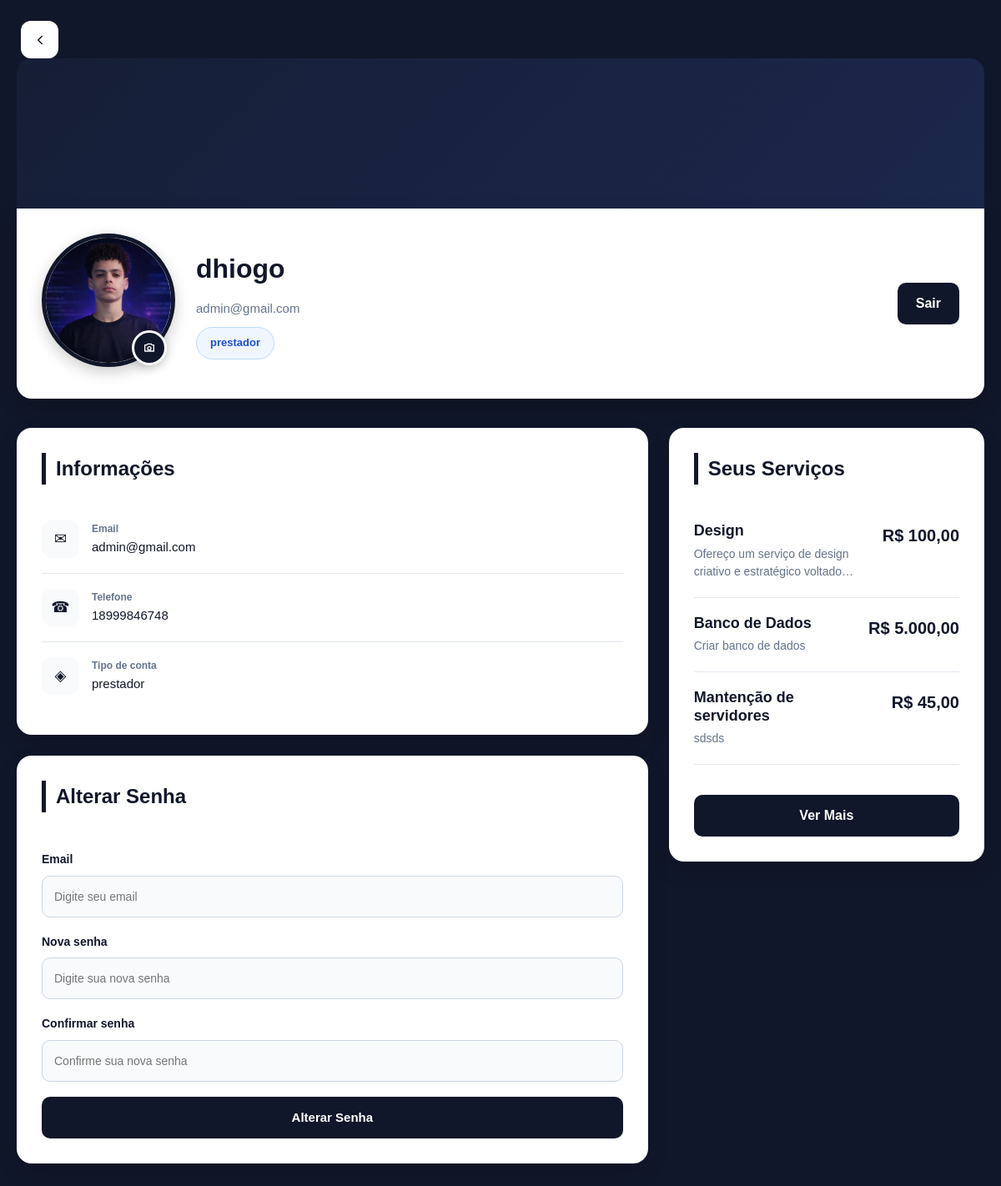
/frontend/public/perfil.php (signed in), run on the app's committed database.
### tables this page shows
CREATE TABLE `usuarios` (
  `id` int(11) NOT NULL,
  `nome` varchar(100) NOT NULL,
  `email` varchar(255) NOT NULL,
  `senha` varchar(255) NOT NULL,
  `telefone` varchar(20) DEFAULT NULL,
  `tipo` enum('cliente','prestador','admin') DEFAULT 'cliente',
  `criado_em` timestamp NOT NULL DEFAULT current_timestamp(),
  `foto` varchar(255) DEFAULT NULL
);

CREATE TABLE `servicos` (
  `id` int(11) NOT NULL,
  `usuario_id` int(11) NOT NULL,
  `categoria_id` int(11) NOT NULL,
  `nome_servico` varchar(255) NOT NULL,
  `descricao` varchar(255) DEFAULT NULL,
  `preco` decimal(10,2) NOT NULL,
  `prazo` int(11) NOT NULL,
  `localizacao` varchar(255) DEFAULT NULL,
  `criado_em` timestamp NOT NULL DEFAULT current_timestamp()
);

### backend/app/models/UsuarioModel.php (called while the page is built, shortened)
<?php
class UsuarioModel {
    private $pdo;
    public function __construct(PDO $pdo){
        $this->pdo = $pdo;
    }
    public function buscarUsuario($id){
        $stmt = $this->pdo->query("SELECT * FROM usuarios WHERE id = $id");
        return $stmt->fetch(PDO::FETCH_ASSOC);
    }
}

### backend/app/controllers/UsuarioController.php (called while the page is built, shortened)
<?php
require_once "C:/Turma2/xampp/htdocs/catalogo-servicos/backend/app/models/UsuarioModel.php";
class UsuarioController {
    private $usuarioModel;
    public function __construct($pdo) {
        $this->usuarioModel = new UsuarioModel($pdo);
    }
    public function listarServicosDoPerfil($usuarioId, $tipo, $servicoController, $contratacaoController)
{
    if ($tipo === 'prestador') {
        return $servicoController->listarPorPrestador($usuarioId);
    }
    return $contratacaoController->listarPorCliente($usuarioId);
}
    public function buscarUsuario($id){
        $usuario = $this->usuarioModel->buscarUsuario($id);
        return $usuario;
    }
}

### backend/app/controllers/ServicoController.php (called while the page is built, shortened)
<?php
require_once "C:/Turma2/xampp/htdocs/catalogo-servicos/backend/app/models/ServicoModel.php";
class ServicoController
{
    private $servicoModel;
    public function __construct($pdo)
    {
        $this->servicoModel = new ServicoModel($pdo);
    }
    public function listarPorPrestador($prestadorId)
    {
        return $this->servicoModel->listarPorPrestador($prestadorId);
    }
}

### backend/app/models/ServicoModel.php (called while the page is built, shortened)
<?php
class ServicoModel {
    private $pdo;
    public function __construct($pdo){
        $this->pdo = $pdo;
    }
    public function listarPorPrestador($usuarioId){
        $sql = "SELECT
                    s.*,
                    c.nome AS categoria
                FROM servicos s
                INNER JOIN categorias c ON c.id = s.categoria_id
                WHERE s.usuario_id = ?
                ORDER BY s.id DESC";
        $stmt = $this->pdo->prepare($sql);
        $stmt->execute([$usuarioId]);
        return $stmt->fetchAll(PDO::FETCH_ASSOC);
    }
}

### frontend/public/perfil.php (the view, shortened to what this page needs)
<?php
require_once "C:/Turma2/xampp/htdocs/catalogo-servicos/backend/app/database/database.php";
require_once "C:/Turma2/xampp/htdocs/catalogo-servicos/backend/app/controllers/UsuarioController.php";
require_once "C:/Turma2/xampp/htdocs/catalogo-servicos/backend/app/controllers/ServicoController.php";
$contratacaoController = new ContratacaoController($pdo);
$usuarioId = $_SESSION['usuario']['id'];
$usuarioController = new UsuarioController($pdo);
$servicoController = new ServicoController($pdo);
$usuario = $usuarioController->buscarUsuario($usuarioId);
$servicos = $usuarioController->listarServicosDoPerfil(
    $usuarioId,
    $usuario['tipo'],
    $servicoController,
    $contratacaoController
);
if ($usuario['tipo'] === 'prestador') {
    $servicos = $servicoController->listarPorPrestador($usuarioId);
}
?>
<!DOCTYPE html>
<html lang="pt-br">
<head>
    <link
        rel="stylesheet"
        href="css/perfil.css">
</head>
<body>
    <a href="home.php" class="btn-back">
        <svg
            class="icon-back"
            viewBox="0 0 24 24"
            fill="none">
            <path
                d="M15 18l-6-6 6-6"
                stroke="currentColor"
                stroke-width="2"
                stroke-linecap="round"
                stroke-linejoin="round" />
        </svg>
    </a>
    <div class="container">
        <div class="banner"></div>
        <div class="profile-bar">
            <div class="profile-left">
                <div class="avatar-wrap">
                    <img
                        class="avatar"
                        src="<?= !empty($usuario['foto']) ? $usuario['foto'] : '../img/user.jpg' ?>"
                        alt="Foto de perfil">
                    <form
                        method="POST"
                        enctype="multipart/form-data"
                        class="foto-form">
                        <label
                            for="foto"
                            class="camera-btn">
                            <svg
                                xmlns="http://www.w3.org/2000/svg"
                                width="16"
                                height="16"
                                fill="none"
                                viewBox="0 0 24 24">
                                <path
                                    d="M4 7h3l2-2h6l2 2h3v11H4V7z"
                                    stroke="currentColor"
                                    stroke-width="2"
                                    stroke-linecap="round"
                                    stroke-linejoin="round" />
                                <circle
                                    cx="12"
                                    cy="13"
                                    r="3"
                                    stroke="currentColor"
                                    stroke-width="2" />
                            </svg>
                        </label>
                    </form>
                </div>
                <div class="profile-info">
                    <div class="name">
                        <?= htmlspecialchars($usuario['nome']) ?>
                    </div>
                    <div class="meta">
                        <?= htmlspecialchars($usuario['email']) ?>
                    </div>
                    <div class="tags">
                        <span class="badge badge-tipo">
                            <?= htmlspecialchars($usuario['tipo']) ?>
                        </span>
                    </div>
                </div>
            </div>
            <div class="profile-actions">
                <a href="logout.php">
                    Sair
                </a>
            </div>
        </div>
<div class="grid">
    <div>
        <div class="card">
            <div class="card-title">
                <h2>Informações</h2>
            </div>
            <div class="info-row">
                <div class="info-icon">✉</div>
                <div>
                    <div class="info-label">
                        Email
                    </div>
                    <div class="info-val">
                        <?= htmlspecialchars($usuario['email']) ?>
                    </div>
                </div>
            </div>
            <div class="info-row">
                <div class="info-icon">☎</div>
                <div>
                    <div class="info-label">
                        Telefone
                    </div>
                    <div class="info-val">
                        <?= htmlspecialchars($usuario['telefone']) ?>
                    </div>
                </div>
            </div>
            <div class="info-row">
                <div class="info-icon">◈</div>
                <div>
                    <div class="info-label">
                        Tipo de conta
                    </div>
                    <div class="info-val">
                        <?= htmlspecialchars($usuario['tipo']) ?>
                    </div>
                </div>
            </div>
        </div>
        <div class="card" style="margin-top: 25px;">
            <div class="card-title">
                <h2>Alterar Senha</h2>
            </div>
            <form
                method="POST"
                class="form-senha">
                <div class="input-group">
                    <label>Email</label>
                    <input
                        type="email"
                        name="email"
                        placeholder="Digite seu email"
                        required>
                </div>
                <div class="input-group">
                    <label>Nova senha</label>
                    <input
                        type="password"
                        name="nova_senha"
                        placeholder="Digite sua nova senha"
                        required>
                </div>
                <div class="input-group">
                    <label>Confirmar senha</label>
                    <input
                        type="password"
                        name="confirmar_senha"
                        placeholder="Confirme sua nova senha"
                        required>
                </div>
                <button
                    type="submit"
                    name="alterar_senha"
                    class="btn-salvar">
                    Alterar Senha
                </button>
            </form>
        </div>
    </div>
   <div class="card card-services">
    <div class="card-title">
        <h2>Seus Serviços</h2>
    </div>
    <?php if (!empty($servicos)): ?>
        <?php foreach ($servicos as $s): ?>
            <div class="service">
                <div class="service-info">
                    <h4>
                        <?= htmlspecialchars($s['nome_servico'] ?? 'Serviço') ?>
                    </h4>
                    <p>
                        <?= htmlspecialchars($s['solicitacao'] ?? $s['descricao'] ?? 'Sem descrição') ?>
                    </p>
                </div>
                <div class="price">
                    R$ <?= number_format($s['preco'] ?? 0, 2, ',', '.') ?>
                </div>
            </div>
        <?php endforeach; ?>
         <a
    class="btn"
    href="<?= $usuario['tipo'] === 'prestador'
        ? 'Prestador/servicos/meus-servicos.php'
        : 'Cliente/servicos-contratados.php' ?>">
    Ver Mais
</a>
    <?php else: ?>
        <p>
            Nenhum serviço encontrado.
        </p>
    <?php endif; ?>
</div>
</div>
    </div>
</body>
</html>

### frontend/public/css/perfil.css (style rules this page uses)
*, *::before, *::after { box-sizing: border-box; margin: 0; padding: 0; }
body { font-family: "Poppins", sans-serif; background: #11172a; color: #fff; line-height: 1.6; }
.btn-back { position: absolute; top: 25px; left: 25px; display: flex; align-items: center; justify-content: center; width: 45px; height: 45px; border-radius: 12px; background: #fff; color: #11172a; text-decoration: none; transition: 0.3s; }
.icon-back { width: 18px; height: 18px; }
.container { max-width: 1500px; margin: 50px auto; padding: 20px; }
.banner { height: 180px; background: linear-gradient( 135deg, #161e36, #1b274c ); border-radius: 18px 18px 0 0; }
.profile-bar { background: #fff; border-radius: 0 0 18px 18px; padding: 30px; display: flex; align-items: center; justify-content: space-between; flex-wrap: wrap; gap: 30px; box-shadow: 0 10px 25px rgba(0,0,0,0.2); }
.profile-left { display: flex; align-items: center; gap: 25px; flex-wrap: wrap; }
.avatar-wrap { position: relative; }
.avatar { width: 160px; height: 160px; border-radius: 50%; object-fit: cover; border: 5px solid #11172a; box-shadow: 0 6px 18px rgba(0,0,0,0.2); }
.profile-info { display: flex; flex-direction: column; gap: 10px; }
.name { font-size: 32px; font-weight: 700; color: #11172a; }
.meta { font-size: 15px; color: #64748b; }
.tags { display: flex; gap: 10px; }
.badge { padding: 8px 16px; border-radius: 999px; font-size: 13px; font-weight: 600; }
.badge-tipo { background: #eff6ff; color: #1d4ed8; border: 1px solid #bfdbfe; }
.profile-actions { display: flex; gap: 15px; }
.profile-actions a { background: #11172a; color: #fff; padding: 12px 22px; border-radius: 10px; text-decoration: none; font-weight: 600; transition: 0.3s; }
.grid { display: grid; grid-template-columns: 2fr 1fr; gap: 25px; margin-top: 35px; }
.card { display: flex; flex-direction: column; background: #fff; border-radius: 18px; padding: 30px; box-shadow: 0 10px 25px rgba(0,0,0,0.15); }
.card-title { margin-bottom: 25px; }
.card-title h2 { font-size: 24px; border-left: 5px solid #11172a; padding-left: 12px; color: #11172a; }
.service { display: flex; justify-content: space-between; align-items: flex-start; gap: 25px; padding: 20px 0; border-bottom: 1px solid #e2e8f0; }
.service > div:first-child { flex: 1; min-width: 0; }
.service h4 { font-size: 18px; margin-bottom: 6px; color: #11172a; line-height: 1.2; }
.service p { font-size: 14px; color: #64748b; line-height: 1.5; display: -webkit-box; -webkit-line-clamp: 2; -webkit-box-orient: vertical; overflow: hidden; }
.card-services { display: flex; flex-direction: column; max-height: 520px; overflow: hidden; }
.card-services .btn { margin-top: auto; }
.price { max-width: 120px; font-size: 20px; font-weight: 700; color: #11172a; }
.btn { display: inline-block; text-align: center; margin-top: 25px; background: #11172a; color: #fff; padding: 12px 20px; border-radius: 10px; text-decoration: none; font-weight: 600; transition: 0.3s; }
.info-row { display: flex; align-items: center; gap: 15px; padding: 18px 0; border-bottom: 1px solid #e2e8f0; }
.info-row:last-child { border-bottom: none; }
.info-icon { width: 45px; height: 45px; background: #f8fafc; border-radius: 12px; display: flex; align-items: center; justify-content: center; font-size: 18px; color: #11172a; }
.info-label { font-size: 12px; color: #64748b; font-weight: 600; }
.info-val { font-size: 15px; color: #11172a; font-weight: 500; }
.form-senha { margin-top: 20px; }
.input-group { display: flex; flex-direction: column; margin-bottom: 18px; }
.input-group label { margin-bottom: 8px; font-size: 14px; font-weight: 600; color: #11172a; }
.input-group input { height: 50px; padding: 0 14px; border-radius: 10px; border: 1px solid #cbd5e1; background: #f8fafc; font-size: 14px; transition: 0.3s; }
.btn-salvar { width: 100%; height: 50px; border: none; border-radius: 10px; background: #11172a; color: #fff; font-size: 15px; font-weight: 600; cursor: pointer; transition: 0.3s; }
.camera-btn { position: absolute; bottom: 10px; right: 10px; width: 42px; height: 42px; border-radius: 50%; background: #11172a; color: #fff; display: flex; align-items: center; justify-content: center; cursor: pointer; border: 3px solid #fff; box-shadow: 0 4px 12px rgba(0,0,0,0.2); transition: 0.3s; }

### data on the page
usuarios: foto (picture), nome "dhiogo", email "admin@gmail.com", tipo "prestador", telefone "18999846748"
servicos: nome_servico "Design", descricao "Ofereço um serviço de design criativo e estratégico…", preco "100,00"
servicos: nome_servico "Banco de Dados", descricao "Criar banco de dados", preco "5.000,00"
servicos: nome_servico "Mantenção de servidores", descricao "sdsds", preco "45,00"
